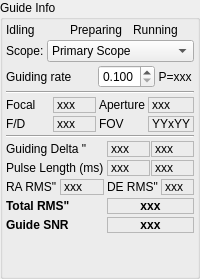
      <widget class="QGroupBox" name="infoGroup">
       <property name="title">
        <string>Guide Info</string>
       </property>
       <layout class="QVBoxLayout" name="verticalLayout">
        <property name="spacing">
         <number>3</number>
        </property>
        <property name="leftMargin">
         <number>3</number>
        </property>
        <property name="topMargin">
         <number>3</number>
        </property>
        <property name="rightMargin">
         <number>3</number>
        </property>
        <property name="bottomMargin">
         <number>3</number>
        </property>
        <item>
         <layout class="QHBoxLayout" name="stateGroupBox">
          <item>
           <widget class="QLabel" name="idlingStateLabel">
            <property name="sizePolicy">
             <sizepolicy hsizetype="Preferred" vsizetype="Preferred">
              <horstretch>1</horstretch>
              <verstretch>0</verstretch>
             </sizepolicy>
            </property>
            <property name="text">
             <string>Idling</string>
            </property>
           </widget>
          </item>
          <item>
           <widget class="QLabel" name="preparingStateLabel">
            <property name="sizePolicy">
             <sizepolicy hsizetype="Preferred" vsizetype="Preferred">
              <horstretch>1</horstretch>
              <verstretch>0</verstretch>
             </sizepolicy>
            </property>
            <property name="text">
             <string>Preparing</string>
            </property>
           </widget>
          </item>
          <item>
           <widget class="QLabel" name="runningStateLabel">
            <property name="sizePolicy">
             <sizepolicy hsizetype="Preferred" vsizetype="Preferred">
              <horstretch>1</horstretch>
              <verstretch>0</verstretch>
             </sizepolicy>
            </property>
            <property name="text">
             <string>Running</string>
            </property>
           </widget>
          </item>
         </layout>
        </item>
        <item>
         <layout class="QHBoxLayout" name="horizontalLayout_6">
          <property name="spacing">
           <number>3</number>
          </property>
          <item>
           <widget class="QLabel" name="label_6">
            <property name="text">
             <string>Scope:</string>
            </property>
           </widget>
          </item>
          <item>
           <widget class="QComboBox" name="FOVScopeCombo">
            <property name="sizePolicy">
             <sizepolicy hsizetype="MinimumExpanding" vsizetype="Fixed">
              <horstretch>0</horstretch>
              <verstretch>0</verstretch>
             </sizepolicy>
            </property>
            <property name="toolTip">
             <string>&lt;html&gt;&lt;head/&gt;&lt;body&gt;&lt;p&gt;Select which telescope to use when performing Field of View calculations.&lt;/p&gt;&lt;/body&gt;&lt;/html&gt;</string>
            </property>
            <item>
             <property name="text">
              <string>Primary Scope</string>
             </property>
            </item>
            <item>
             <property name="text">
              <string>Guide Scope</string>
             </property>
            </item>
           </widget>
          </item>
         </layout>
        </item>
        <item>
         <layout class="QHBoxLayout" name="horizontalLayout_5">
          <property name="spacing">
           <number>1</number>
          </property>
          <item>
           <widget class="QLabel" name="l_3">
            <property name="toolTip">
             <string/>
            </property>
            <property name="text">
             <string>Guiding rate</string>
            </property>
           </widget>
          </item>
          <item>
           <widget class="QPushButton" name="showGuideRateToolTipB">
            <property name="enabled">
             <bool>true</bool>
            </property>
            <property name="maximumSize">
             <size>
              <width>24</width>
              <height>24</height>
             </size>
            </property>
            <property name="toolTip">
             <string>Mount guiding rate. Find out the guiding rate used by your mount and update the value here to get the &lt;b&gt;recommended&lt;/b&gt; value of proportional gain suitable for your mount. Setting this value &lt;b&gt;does not&lt;/b&gt; change your mount guiding rate.</string>
            </property>
            <property name="text">
             <string/>
            </property>
            <property name="icon">
             <iconset theme="help-about">
              <normaloff>.</normaloff>.</iconset>
            </property>
            <property name="iconSize">
             <size>
              <width>24</width>
              <height>24</height>
             </size>
            </property>
            <property name="flat">
             <bool>true</bool>
            </property>
           </widget>
          </item>
          <item>
           <widget class="QDoubleSpinBox" name="spinBox_GuideRate">
            <property name="toolTip">
             <string>Mount guiding rate (x15&quot;/sec)</string>
            </property>
            <property name="decimals">
             <number>3</number>
            </property>
            <property name="minimum">
             <double>0.100000000000000</double>
            </property>
            <property name="maximum">
             <double>2.000000000000000</double>
            </property>
            <property name="singleStep">
             <double>0.100000000000000</double>
            </property>
           </widget>
          </item>
          <item>
           <widget class="QLabel" name="l_RecommendedGain">
            <property name="toolTip">
             <string>&lt;b&gt;Recommended&lt;/b&gt; proportional rate given the selected guiding rate.</string>
            </property>
            <property name="text">
             <string notr="true">P=xxx</string>
            </property>
            <property name="alignment">
             <set>Qt::AlignCenter</set>
            </property>
           </widget>
          </item>
         </layout>
        </item>
        <item>
         <widget class="Line" name="line_3">
          <property name="orientation">
           <enum>Qt::Horizontal</enum>
          </property>
         </widget>
        </item>
        <item>
         <layout class="QGridLayout" name="gridLayout_4">
          <property name="spacing">
           <number>3</number>
          </property>
          <item row="0" column="0">
           <widget class="QLabel" name="l_5">
            <property name="text">
             <string>Focal</string>
            </property>
           </widget>
          </item>
          <item row="0" column="1">
           <widget class="QLabel" name="l_Focal">
            <property name="toolTip">
             <string>Focal Length (mm)</string>
            </property>
            <property name="frameShape">
             <enum>QFrame::StyledPanel</enum>
            </property>
            <property name="frameShadow">
             <enum>QFrame::Sunken</enum>
            </property>
            <property name="text">
             <string notr="true">xxx</string>
            </property>
            <property name="scaledContents">
             <bool>false</bool>
            </property>
            <property name="alignment">
             <set>Qt::AlignLeading|Qt::AlignLeft|Qt::AlignVCenter</set>
            </property>
           </widget>
          </item>
          <item row="0" column="2">
           <widget class="QLabel" name="l_6">
            <property name="text">
             <string>Aperture</string>
            </property>
           </widget>
          </item>
          <item row="0" column="3">
           <widget class="QLabel" name="l_Aperture">
            <property name="toolTip">
             <string>Aperture (mm)</string>
            </property>
            <property name="frameShape">
             <enum>QFrame::StyledPanel</enum>
            </property>
            <property name="frameShadow">
             <enum>QFrame::Sunken</enum>
            </property>
            <property name="text">
             <string notr="true">xxx</string>
            </property>
            <property name="alignment">
             <set>Qt::AlignLeading|Qt::AlignLeft|Qt::AlignVCenter</set>
            </property>
           </widget>
          </item>
          <item row="1" column="0">
           <widget class="QLabel" name="l_7">
            <property name="toolTip">
             <string>Focal Ratio</string>
            </property>
            <property name="text">
             <string>F/D</string>
            </property>
           </widget>
          </item>
          <item row="1" column="1">
           <widget class="QLabel" name="l_FbyD">
            <property name="frameShape">
             <enum>QFrame::StyledPanel</enum>
            </property>
            <property name="frameShadow">
             <enum>QFrame::Sunken</enum>
            </property>
            <property name="text">
             <string notr="true">xxx</string>
            </property>
            <property name="alignment">
             <set>Qt::AlignLeading|Qt::AlignLeft|Qt::AlignVCenter</set>
            </property>
           </widget>
          </item>
          <item row="1" column="2">
           <widget class="QLabel" name="l_8">
            <property name="text">
             <string>FOV</string>
            </property>
           </widget>
          </item>
          <item row="1" column="3">
           <widget class="QLabel" name="l_FOV">
            <property name="toolTip">
             <string>Field of View (arcmin)</string>
            </property>
            <property name="frameShape">
             <enum>QFrame::StyledPanel</enum>
            </property>
            <property name="frameShadow">
             <enum>QFrame::Sunken</enum>
            </property>
            <property name="text">
             <string>YYxYY</string>
            </property>
            <property name="alignment">
             <set>Qt::AlignLeading|Qt::AlignLeft|Qt::AlignVCenter</set>
            </property>
           </widget>
          </item>
         </layout>
        </item>
        <item>
         <widget class="Line" name="line_2">
          <property name="orientation">
           <enum>Qt::Horizontal</enum>
          </property>
         </widget>
        </item>
        <item>
         <layout class="QGridLayout" name="gridLayout">
          <property name="spacing">
           <number>3</number>
          </property>
          <item row="1" column="0">
           <widget class="QLabel" name="l_17">
            <property name="text">
             <string>Pulse Length (ms)</string>
            </property>
           </widget>
          </item>
          <item row="0" column="0">
           <widget class="QLabel" name="l_16">
            <property name="text">
             <string>Guiding Delta &quot;</string>
            </property>
           </widget>
          </item>
          <item row="1" column="1">
           <layout class="QHBoxLayout" name="horizontalLayout_4">
            <property name="spacing">
             <number>1</number>
            </property>
            <item>
             <widget class="QLabel" name="l_PulseRA">
              <property name="toolTip">
               <string>Generated RA pulse</string>
              </property>
              <property name="frameShape">
               <enum>QFrame::StyledPanel</enum>
              </property>
              <property name="frameShadow">
               <enum>QFrame::Sunken</enum>
              </property>
              <property name="text">
               <string notr="true">xxx</string>
              </property>
              <property name="alignment">
               <set>Qt::AlignLeading|Qt::AlignLeft|Qt::AlignVCenter</set>
              </property>
             </widget>
            </item>
            <item>
             <widget class="QLabel" name="l_PulseDEC">
              <property name="toolTip">
               <string>Generated DEC pulse</string>
              </property>
              <property name="frameShape">
               <enum>QFrame::StyledPanel</enum>
              </property>
              <property name="frameShadow">
               <enum>QFrame::Sunken</enum>
              </property>
              <property name="text">
               <string notr="true">xxx</string>
              </property>
              <property name="alignment">
               <set>Qt::AlignLeading|Qt::AlignLeft|Qt::AlignVCenter</set>
              </property>
             </widget>
            </item>
           </layout>
          </item>
          <item row="0" column="1">
           <layout class="QHBoxLayout" name="horizontalLayout_3">
            <property name="spacing">
             <number>1</number>
            </property>
            <item>
             <widget class="QLabel" name="l_DeltaRA">
              <property name="toolTip">
               <string>Immediate Guiding RA deviation in arcseconds</string>
              </property>
              <property name="frameShape">
               <enum>QFrame::StyledPanel</enum>
              </property>
              <property name="frameShadow">
               <enum>QFrame::Sunken</enum>
              </property>
              <property name="text">
               <string notr="true">xxx</string>
              </property>
              <property name="alignment">
               <set>Qt::AlignLeading|Qt::AlignLeft|Qt::AlignVCenter</set>
              </property>
             </widget>
            </item>
            <item>
             <widget class="QLabel" name="l_DeltaDEC">
              <property name="toolTip">
               <string>Immediate Guiding DEC deviation in arcseconds</string>
              </property>
              <property name="frameShape">
               <enum>QFrame::StyledPanel</enum>
              </property>
              <property name="frameShadow">
               <enum>QFrame::Sunken</enum>
              </property>
              <property name="text">
               <string notr="true">xxx</string>
              </property>
              <property name="alignment">
               <set>Qt::AlignLeading|Qt::AlignLeft|Qt::AlignVCenter</set>
              </property>
             </widget>
            </item>
           </layout>
          </item>
          <item row="2" column="0">
           <layout class="QHBoxLayout" name="horizontalLayout">
            <item>
             <widget class="QLabel" name="l_20">
              <property name="toolTip">
               <string>RA Guiding RMS error</string>
              </property>
              <property name="text">
               <string>RA RMS&quot;</string>
              </property>
             </widget>
            </item>
            <item>
             <widget class="QLabel" name="l_ErrRA">
              <property name="frameShape">
               <enum>QFrame::StyledPanel</enum>
              </property>
              <property name="frameShadow">
               <enum>QFrame::Sunken</enum>
              </property>
              <property name="text">
               <string notr="true">xxx</string>
              </property>
              <property name="scaledContents">
               <bool>false</bool>
              </property>
              <property name="alignment">
               <set>Qt::AlignLeading|Qt::AlignLeft|Qt::AlignVCenter</set>
              </property>
             </widget>
            </item>
           </layout>
          </item>
          <item row="2" column="1">
           <layout class="QHBoxLayout" name="horizontalLayout_2">
            <item>
             <widget class="QLabel" name="l_21">
              <property name="toolTip">
               <string>DEC Guiding RMS error</string>
              </property>
              <property name="text">
               <string>DE RMS&quot;</string>
              </property>
             </widget>
            </item>
            <item>
             <widget class="QLabel" name="l_ErrDEC">
              <property name="frameShape">
               <enum>QFrame::StyledPanel</enum>
              </property>
              <property name="frameShadow">
               <enum>QFrame::Sunken</enum>
              </property>
              <property name="text">
               <string notr="true">xxx</string>
              </property>
              <property name="scaledContents">
               <bool>false</bool>
              </property>
              <property name="alignment">
               <set>Qt::AlignLeading|Qt::AlignLeft|Qt::AlignVCenter</set>
              </property>
             </widget>
            </item>
           </layout>
          </item>
          <item row="3" column="0">
           <widget class="QLabel" name="label_7">
            <property name="text">
             <string>&lt;b&gt;Total RMS&quot;&lt;/b&gt;</string>
            </property>
            <property name="alignment">
             <set>Qt::AlignLeading|Qt::AlignLeft|Qt::AlignVCenter</set>
            </property>
           </widget>
          </item>
          <item row="3" column="1">
           <widget class="QLabel" name="l_TotalRMS">
            <property name="styleSheet">
             <string notr="true">font-weight:bold;</string>
            </property>
            <property name="frameShape">
             <enum>QFrame::StyledPanel</enum>
            </property>
            <property name="frameShadow">
             <enum>QFrame::Sunken</enum>
            </property>
            <property name="text">
             <string>xxx</string>
            </property>
            <property name="alignment">
             <set>Qt::AlignCenter</set>
            </property>
           </widget>
          </item>
          <item row="4" column="0">
           <widget class="QLabel" name="label_7b">
            <property name="text">
             <string>&lt;b&gt;Guide SNR&lt;/b&gt;</string>
            </property>
            <property name="alignment">
             <set>Qt::AlignLeading|Qt::AlignLeft|Qt::AlignVCenter</set>
            </property>
           </widget>
          </item>
          <item row="4" column="1">
           <widget class="QLabel" name="l_SNR">
            <property name="styleSheet">
             <string notr="true">font-weight:bold;</string>
            </property>
            <property name="frameShape">
             <enum>QFrame::StyledPanel</enum>
            </property>
            <property name="frameShadow">
             <enum>QFrame::Sunken</enum>
            </property>
            <property name="text">
             <string>xxx</string>
            </property>
            <property name="alignment">
             <set>Qt::AlignCenter</set>
            </property>
           </widget>
          </item>
         </layout>
        </item>
        <item>
         <spacer name="verticalSpacer">
          <property name="orientation">
           <enum>Qt::Vertical</enum>
          </property>
          <property name="sizeHint" stdset="0">
           <size>
            <width>20</width>
            <height>40</height>
           </size>
          </property>
         </spacer>
        </item>
       </layout>
      </widget>
